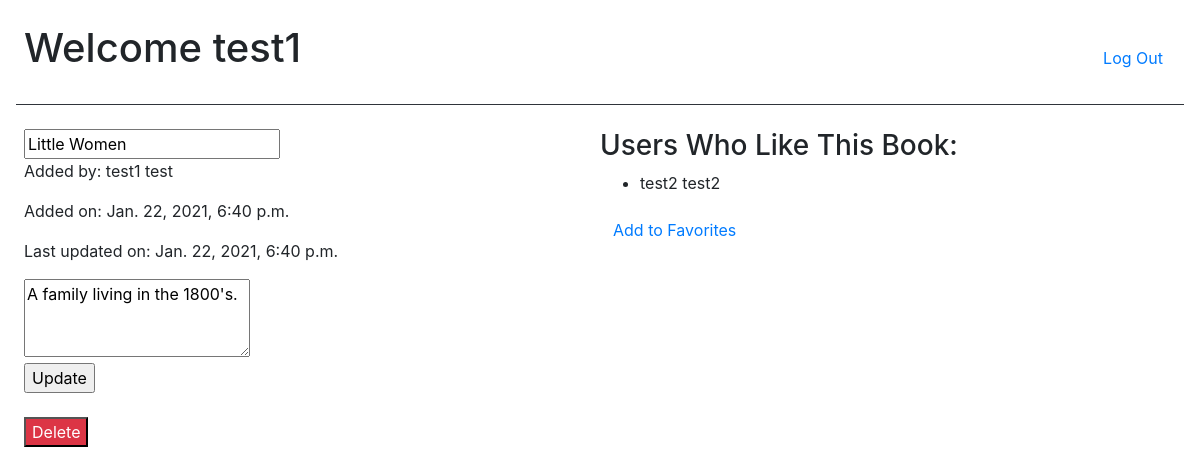
Page /books/2 (signed in) on the committed database.
### favorites/models.py (models this page shows)
class User(models.Model):
    first_name = models.CharField(max_length=255)
    last_name = models.CharField(max_length=255)
    email = models.EmailField()
    password = models.CharField(max_length=255)
    created_at = models.DateTimeField(auto_now_add=True)
    updated_at = models.DateTimeField(auto_now=True)
    objects = UserManager()

class Book(models.Model):
    title = models.CharField(max_length=255)
    desc = models.TextField()
    created_at = models.DateTimeField(auto_now_add=True)
    updated_at = models.DateTimeField(auto_now=True)
    uploaded_by = models.ForeignKey(User, related_name="books", on_delete=models.CASCADE)
    users_who_like = models.ManyToManyField(User, related_name="liked_books")
    objects = BookManager()

### favorites/views.py (the view)
# urls.py: path('books/<int:book_id>', views.book_details),
def book_details(request, book_id):
    if 'userid' in request.session:
        user = User.objects.filter(id=request.session['userid'])
        if user:
            context = {
                "user": user[0],
                "book": Book.objects.get(id=book_id),
            }
        return render(request, 'book_details.html', context)
    return redirect('/login')

### favorites/templates/book_details.html (shortened to what this page needs)
<!DOCTYPE html>
<html lang="en">
<head>
    <link rel="stylesheet" href="https://stackpath.bootstrapcdn.com/bootstrap/4.5.2/css/bootstrap.min.css"
>
</head>
<body class="p-3">
    <header class="d-flex p-2 align-items-baseline">
        <h1 class="mr-auto">Welcome {{ user.first_name}}</h1>
        <form action="/log_off" method="POST">
            <input class="btn btn-link" type="submit" name="log_off" value="Log Out">
        </form>
    </header>
    <hr class="bg-dark">
    <div class="d-flex p-2 justify-content-between">
        <div class="w-50">
            {% if book.uploaded_by.id == user.id %}
            <form action="/update_book" method="POST">
                <input type="text" value="{{ book.title }}" name="title">
                <p>Added by: {{ book.uploaded_by.first_name }} {{ book.uploaded_by.last_name }}</p>
                <p>Added on: {{ book.created_at }}</p>
                <p>Last updated on: {{ book.updated_at }}</p>
                <textarea name="desc" cols="20" rows="3">{{ book.desc }}</textarea>
                <br>
                <input type="submit" name="update" value="Update">
            </form>
            <br>
            <form action="/delete" method="POST">
                <input class="bg-danger text-white" type="submit" name="delete" value="Delete">
            </form>
            {% else %}
            <h3>{{ book.title }}</h3>
            <p>Added by: {{ book.uploaded_by.first_name }} {{ book.uploaded_by.last_name }}</p>
            <p>Added on: {{ book.created_at }}</p>
            <p>Last updated on: {{ book.updated_at }}</p>
            <p>Description: {{ book.desc }}</p>
            {% endif %}
        </div>
        <div class="w-50">
            <h3>Users Who Like This Book:</h3>
            <ul>
                {% for liked_user in book.users_who_like.all %}
                <li>{{ liked_user.first_name }} {{ liked_user.last_name }}</li>
                {% endfor %}
            </ul>
            {% if not user in book.users_who_like.all %}
            <form class="mt-0 mb-1" action="/add_favorite" method="POST">
                <input class="btn btn-link" type="submit" name="add_fav" value="Add to Favorites">
            </form>
            {% endif %}
        </div>
    </div>
</body>
</html>

### rows in the picture
User: first_name "test1"
Book: title "Little Women", uploaded_by.first_name "test1", uploaded_by.last_name "test", created_at "Jan. 22, 2021, 6:40 p.m.", updated_at "Jan. 22, 2021, 6:40 p.m.", desc "A family living in the 1800's."
User: first_name "test2", last_name "test2"
